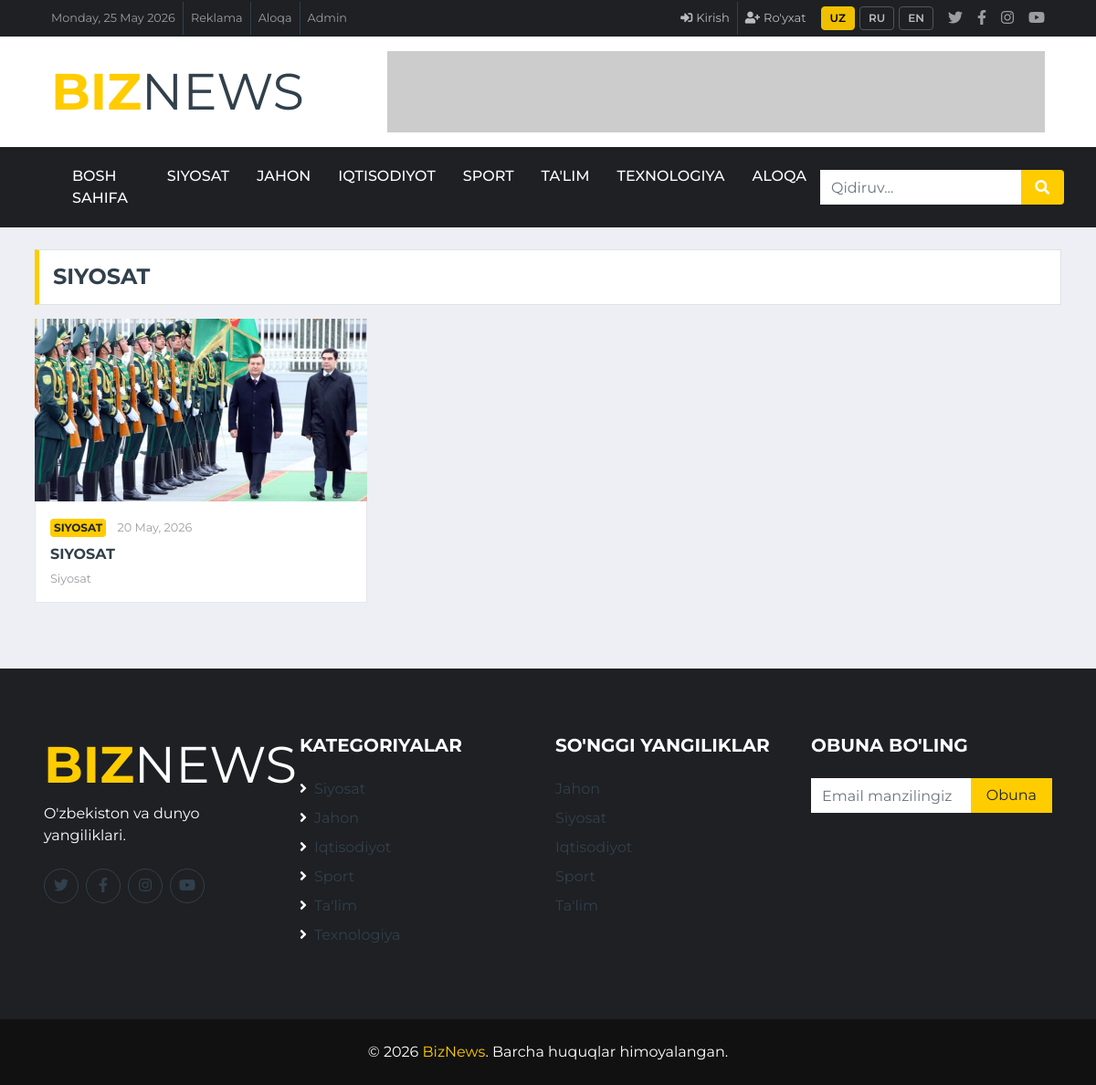
The page /category/siyosat/ on the database its author committed.
### app/models.py (models this page shows, shortened)
class Category(models.Model):
    name = models.CharField(max_length=100)
    slug = models.SlugField(unique=True)
    class Meta:
        verbose_name_plural = "Categories"

class News(models.Model):
    title      = models.CharField(max_length=300)
    slug       = models.SlugField(unique=True, blank=True)
    content    = models.TextField()
    category   = models.ForeignKey(Category, on_delete=models.CASCADE)
    image      = models.ImageField(upload_to='news/', blank=True, null=True)
    views      = models.IntegerField(default=0)
    is_breaking    = models.BooleanField(default=False)
    is_main_slider = models.BooleanField(default=False)
    created_at = models.DateTimeField(auto_now_add=True)

### app/views.py (the view)
# urls.py: path('category/<slug:slug>/',    views.category_detail,name='category_detail'),
def category_detail(request, slug):
    category = get_object_or_404(Category, slug=slug)
    ctx = base_ctx()
    ctx.update({
        'category':  category,
        'news_list': News.objects.filter(category=category),
    })
    return render(request, 'category.html', ctx)

### app/views.py (called while the page is built)
def base_ctx():
    return {
        'categories': Category.objects.all(),
        'latest_news': News.objects.all()[:5],
    }

### templates/category.html (shortened to what this page needs)
{% extends 'base.html' %}
{% load static %}
{% block content %}
<div class="container-fluid mt-4">
    <div class="container">
        <div class="section-title">
            <h4 class="m-0 text-uppercase font-weight-bold">{{ category.name }}</h4>
        </div>
        <div class="row">
            {% for news in news_list %}
            <div class="col-lg-4 mb-4">
                <div class="position-relative">
                    {% if news.image %}
                    <img class="img-fluid w-100" src="{{ news.image.url }}" style="height:200px;object-fit:cover;">
                    {% else %}
                    <img class="img-fluid w-100" src="{% static 'img/news-700x435-1.jpg' %}" style="height:200px;object-fit:cover;">
                    {% endif %}
                    <div class="bg-white border border-top-0 p-3">
                        <div class="mb-2">
                            <a class="badge badge-primary text-uppercase p-1 mr-2" href="#">{{ news.category.name }}</a>
                            <small>{{ news.created_at|date:"d M, Y" }}</small>
                        </div>
                        <a class="h6 d-block text-secondary text-uppercase font-weight-bold" href="{% url 'news_detail' news.pk %}">{{ news.title|truncatechars:70 }}</a>
                        <p class="m-0 small">{{ news.excerpt|default:news.content|truncatechars:100 }}</p>
                    </div>
                </div>
            </div>
            {% empty %}
            <div class="col-12">
                <p class="text-muted">Bu kategoriyada hali yangiliklar yo'q.</p>
            </div>
            {% endfor %}
        </div>
    </div>
</div>
{% endblock %}

### templates/base.html (shortened to what this page needs)
{% load static %}
<!DOCTYPE html>
<html lang="uz">
<head>
    <link href="https://cdnjs.cloudflare.com/ajax/libs/font-awesome/5.15.0/css/all.min.css" rel="stylesheet">
    <link href="https://stackpath.bootstrapcdn.com/bootstrap/4.4.1/css/bootstrap.min.css" rel="stylesheet">
    <link href="https://cdnjs.cloudflare.com/ajax/libs/OwlCarousel2/2.3.4/assets/owl.carousel.min.css" rel="stylesheet">
    <link href="https://cdnjs.cloudflare.com/ajax/libs/OwlCarousel2/2.3.4/assets/owl.theme.default.min.css" rel="stylesheet">
    <link href="{% static 'css/style.css' %}" rel="stylesheet">
</head>
<body>
<div class="container-fluid d-none d-lg-block">
    <div class="row align-items-center bg-dark px-lg-5">
        <div class="col-lg-7">
            <nav class="navbar navbar-expand-sm bg-dark p-0">
                <ul class="navbar-nav ml-n2">
                    <li class="nav-item border-right border-secondary">
                        <a class="nav-link text-body small" href="#">{% now "l, d F Y" %}</a>
                    </li>
                    <li class="nav-item border-right border-secondary">
                        <a class="nav-link text-body small" href="#">Reklama</a>
                    </li>
                    <li class="nav-item border-right border-secondary">
                        <a class="nav-link text-body small" href="{% url 'contact' %}">Aloqa</a>
                    </li>
                    <li class="nav-item">
                        <a class="nav-link text-body small" href="/admin/">Admin</a>
                    </li>
                </ul>
            </nav>
        </div>
        <div class="col-lg-5 text-right">
            <nav class="navbar navbar-expand-sm bg-dark p-0 justify-content-end">
                <ul class="navbar-nav mr-n2 align-items-center">
                    {% if user.is_authenticated %}
                    <li class="nav-item dropdown auth-dropdown mr-3">
                        <a class="nav-link auth-nav-link dropdown-toggle" href="#"
                            id="userDrop" data-toggle="dropdown">
                            <i class="fa fa-user-circle mr-1"></i><span translate="no">{{ user.username }}</span>
                        </a>
                        <div class="dropdown-menu dropdown-menu-right">
                            <div class="px-3 py-2 border-bottom">
                                <strong class="d-block">{{ user.get_full_name|default:user.username }}</strong>
                                <small class="text-muted">{{ user.email }}</small>
                            </div>
                            <a class="dropdown-item" href="{% url 'change_password' %}">
                                <i class="fa fa-key mr-2 text-warning"></i>Parol o'zgartirish
                            </a>
                            <div class="dropdown-divider"></div>
                            <a class="dropdown-item text-danger" href="{% url 'logout' %}">
                                <i class="fa fa-sign-out-alt mr-2"></i>Chiqish
                            </a>
                        </div>
                    </li>
                    {% else %}
                    <li class="nav-item border-right border-secondary">
                        <a class="nav-link auth-nav-link" href="{% url 'login' %}">
                            <i class="fa fa-sign-in-alt mr-1"></i>Kirish
                        </a>
                    </li>
                    <li class="nav-item mr-2">
                        <a class="nav-link auth-nav-link" href="{% url 'register' %}">
                            <i class="fa fa-user-plus mr-1"></i>Ro'yxat
                        </a>
                    </li>
                    {% endif %}
                    <li class="nav-item mr-2">
                        <div class="lang-switcher" translate="no">
                            <button class="lang-btn active" onclick="translateTo('uz', this)" translate="no">UZ</button>
                            <button class="lang-btn" onclick="translateTo('ru', this)" translate="no">RU</button>
                            <button class="lang-btn" onclick="translateTo('en', this)" translate="no">EN</button>
                        </div>
                    </li>
                    <li class="nav-item"><a class="nav-link text-body" href="#"><i class="fab fa-twitter"></i></a></li>
                    <li class="nav-item"><a class="nav-link text-body" href="#"><i class="fab fa-facebook-f"></i></a></li>
                    <li class="nav-item"><a class="nav-link text-body" href="#"><i class="fab fa-instagram"></i></a></li>
                    <li class="nav-item"><a class="nav-link text-body" href="#"><i class="fab fa-youtube"></i></a></li>
                </ul>
            </nav>
        </div>
    </div>
    <div class="row align-items-center bg-white py-3 px-lg-5">
        <div class="col-lg-4">
            <a href="{% url 'home' %}" class="navbar-brand p-0">
                <h1 class="m-0 display-4 text-uppercase text-primary" translate="no">Biz<span class="text-secondary font-weight-normal">News</span></h1>
            </a>
        </div>
        <div class="col-lg-8 text-right">
            <img class="img-fluid" src="https://via.placeholder.com/728x90?text=Reklama" alt="">
        </div>
    </div>
</div>
<div class="container-fluid p-0">
    <nav class="navbar navbar-expand-lg bg-dark navbar-dark py-2 py-lg-0 px-lg-5">
        <div class="collapse navbar-collapse justify-content-between px-lg-3" id="navbarCollapse">
            <div class="navbar-nav mr-auto py-0">
                <a href="{% url 'home' %}" class="nav-item nav-link {% if request.resolver_match.url_name == 'home' %}active{% endif %}">Bosh sahifa</a>
                {% for cat in categories %}
                <a href="{% url 'category_detail' cat.slug %}" class="nav-item nav-link">{{ cat.name }}</a>
                {% endfor %}
                <a href="{% url 'contact' %}" class="nav-item nav-link {% if request.resolver_match.url_name == 'contact' %}active{% endif %}">Aloqa</a>
            </div>
            <form method="get" action="{% url 'search' %}" class="input-group d-none d-lg-flex" style="width:280px;">
                <input type="text" name="q" value="{{ request.GET.q }}"
                       class="form-control border-0" placeholder="Qidiruv..." autocomplete="off">
                <div class="input-group-append">
                    <button class="input-group-text bg-primary text-white border-0 px-3" type="submit">
                        <i class="fa fa-search"></i>
                    </button>
                </div>
            </form>
        </div>
    </nav>
</div>
{% block content %}{% endblock %}
<div class="container-fluid bg-dark pt-5 px-sm-3 px-md-5 mt-5">
    <div class="row py-4">
        <div class="col-lg-3 col-md-6 mb-5">
            <a href="{% url 'home' %}">
               <h1 class="m-0 display-4 text-uppercase text-primary" translate="no">Biz<span class="text-white font-weight-normal">News</span></h1>
            </a>
            <p class="mt-2 text-white">O'zbekiston va dunyo yangiliklari.</p>
            <div class="d-flex mt-4">
                <a class="btn btn-outline-secondary rounded-circle text-center mr-2 px-0" style="width:38px;height:38px;" href="#"><i class="fab fa-twitter"></i></a>
                <a class="btn btn-outline-secondary rounded-circle text-center mr-2 px-0" style="width:38px;height:38px;" href="#"><i class="fab fa-facebook-f"></i></a>
                <a class="btn btn-outline-secondary rounded-circle text-center mr-2 px-0" style="width:38px;height:38px;" href="#"><i class="fab fa-instagram"></i></a>
                <a class="btn btn-outline-secondary rounded-circle text-center px-0" style="width:38px;height:38px;" href="#"><i class="fab fa-youtube"></i></a>
            </div>
        </div>
        <div class="col-lg-3 col-md-6 mb-5">
            <h5 class="text-white text-uppercase font-weight-bold mb-4">Kategoriyalar</h5>
            {% for cat in categories %}
            <a class="d-block text-secondary mb-2" href="{% url 'category_detail' cat.slug %}">
                <i class="fa fa-angle-right text-white mr-2"></i>{{ cat.name }}
            </a>
            {% endfor %}
        </div>
        <div class="col-lg-3 col-md-6 mb-5">
            <h5 class="text-white text-uppercase font-weight-bold mb-4">So'nggi yangiliklar</h5>
            {% for article in latest_news %}
            <a class="d-block text-secondary mb-2" href="{% url 'news_detail' article.pk %}">{{ article.title|truncatechars:50 }}</a>
            {% endfor %}
        </div>
        <div class="col-lg-3 col-md-6 mb-5">
            <h5 class="text-white text-uppercase font-weight-bold mb-4">Obuna bo'ling</h5>
            <div class="input-group">
                <input type="email" class="form-control border-0" placeholder="Email manzilingiz">
                <div class="input-group-append">
                    <button class="btn btn-primary px-3">Obuna</button>
                </div>
            </div>
        </div>
    </div>
</div>
<div class="container-fluid py-4" style="background:#111;">
    <p class="m-0 text-center text-white">&copy; 2026 <a class="text-primary" href="#">BizNews</a>. Barcha huquqlar himoyalangan.</p>
</div>
</body>
</html>

### templates/base.html (style rules this page uses)
.auth-nav-link { font-size: 13px; color: rgba(255,255,255,.7) !important; transition: color .2s; }
.lang-switcher { display:flex; gap:5px; align-items:center; }
.lang-btn { padding:3px 9px; border:1px solid #555; border-radius:4px; cursor:pointer; font-size:12px; background:transparent; color:rgba(255,255,255,.7); font-weight:600; }
.lang-btn:hover, .lang-btn.active { background:#f0c000; border-color:#f0c000; color:#000; }
body { top:0 !important; }

### rows shown on the page
Category: name "SIYOSAT", name "Siyosat"
Category: name "JAHON", name "Jahon"
Category: name "IQTISODIYOT", name "Iqtisodiyot"
Category: name "SPORT", name "Sport"
Category: name "TA'LIM", name "Ta'lim"
Category: name "TEXNOLOGIYA", name "Texnologiya"
News: image (picture), category.name "SIYOSAT", created_at "20 May, 2026", title "SIYOSAT", excerpt "Siyosat", title "Siyosat"
News: title "Jahon"
News: title "Iqtisodiyot"
News: title "Sport"
News: title "Ta'lim"
